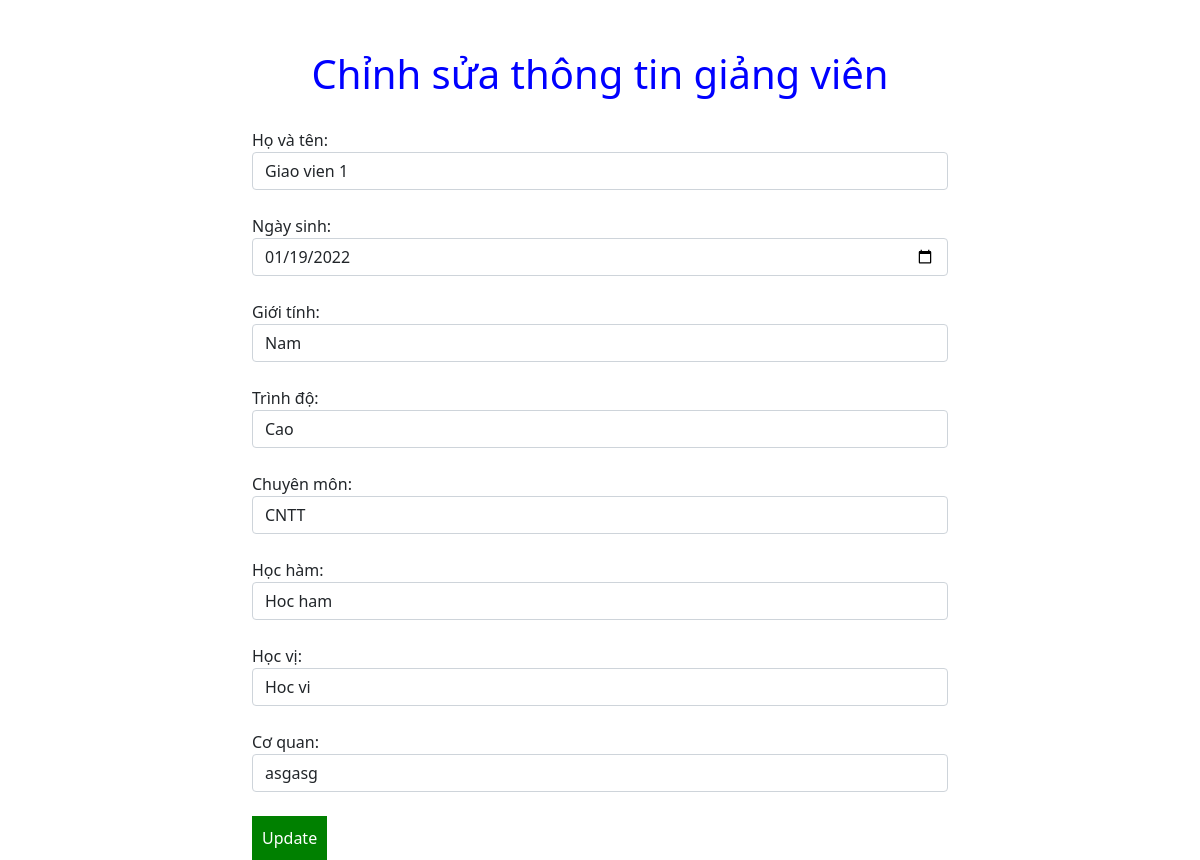
Screenshot of /index.php?controller=giangvien&action=edit&magv=1 with the database file from the repository.
### tables this page shows
CREATE TABLE `giangvien` (
  `magv` int(11) NOT NULL,
  `hovaten` varchar(255) DEFAULT NULL,
  `ngaysinh` date DEFAULT NULL,
  `gioitinh` varchar(255) DEFAULT NULL,
  `trinhdo` varchar(255) DEFAULT NULL,
  `chuyenmon` varchar(255) DEFAULT NULL,
  `hocham` varchar(255) DEFAULT NULL,
  `hocvi` varchar(255) DEFAULT NULL,
  `coquan` varchar(255) DEFAULT NULL
);

### controllers/giangvienController.php (called while the page is built, shortened)
<?php
require_once 'models/giangvien.php';
class giangvienController {
    public function edit() {
        $magv = $_GET['magv'];
        $giangvienModel = new giangvien();
        $giangvien = $giangvienModel->getgiangvienById($magv);
        require_once 'views/giangviens/edit.php';
    }
}

### index.php (called while the page is built, shortened)
<?php
$action = isset($_GET['action']) ? $_GET['action'] :
    'index';
$object = new $classController();
$object->$action();
?>

### models/giangvien.php (called while the page is built, shortened)
<?php
class giangvien {
    public function getgiangvienById($magv = null) {
        $connection = $this->connectDb();
        $querySelect = "SELECT * FROM giangvien WHERE magv=$magv";
        $results = mysqli_query($connection, $querySelect);
        $giangvien = [];
        if (mysqli_num_rows($results) > 0) {
            $giangviens = mysqli_fetch_all($results, MYSQLI_ASSOC);
            $giangvien = $giangviens[0];
        }
        return $giangvien;
    }
    public function connectDb() {
        $connection = mysqli_connect(DB_HOST,
            DB_USERNAME, DB_PASSWORD, DB_NAME);
        return $connection;
    }
}

### views/giangviens/edit.php (the view, shortened to what this page needs)
<?php
    require "header.php";
?>
<div style = "width:60%" class="container">
    <h1 style="display: flex;align-items: center;justify-content: center;margin-bottom:30px;margin-top:50px;color:blue">Chỉnh sửa thông tin giảng viên</h1>
<form action="" method="post">
Họ và tên:
    <input class="form-control" type="text"
           name="hovaten"
           value="<?php
           echo isset($_POST['hovaten']) ? $_POST['hovaten'] : $giangvien['hovaten']?>"
    />
    <br />
    Ngày sinh:
    <input class="form-control" type="date"
           name="ngaysinh"
           value="<?php
           echo isset($_POST['ngaysinh']) ? $_POST['ngaysinh'] : $giangvien['ngaysinh']?>"
    />
    <br />
    Giới tính:
    <input class="form-control" type="text"
           name="gioitinh"
           value="<?php
           echo isset($_POST['gioitinh']) ? $_POST['gioitinh'] : $giangvien['gioitinh']?>"
    />
    <br />
    Trình độ:
    <input class="form-control" type="text"
           name="trinhdo"
           value="<?php
           echo isset($_POST['trinhdo']) ? $_POST['trinhdo'] : $giangvien['trinhdo']?>"
    />
    <br />
    Chuyên môn:
    <input class="form-control" type="text"
           name="chuyenmon"
           value="<?php
           echo isset($_POST['chuyenmon']) ? $_POST['chuyenmon'] : $giangvien['chuyenmon']?>"
    />
    <br />
    Học hàm:
    <input class="form-control" type="text"
           name="hocham"
           value="<?php
           echo isset($_POST['hocham']) ? $_POST['hocham'] : $giangvien['hocham']?>"
    />
    <br />
    Học vị:
    <input class="form-control" type="text"
           name="hocvi"
           value="<?php
           echo isset($_POST['hocvi']) ? $_POST['hocvi'] : $giangvien['hocvi']?>"
    />
    <br />
    Cơ quan:
    <input class="form-control" type="text"
           name="coquan"
           value="<?php
           echo isset($_POST['coquan']) ? $_POST['coquan'] : $giangvien['coquan']?>"
    />
    <br />
    <input style="border:none;   background-color: green;color: white;;padding:10px" type="submit" name="submit" value="Update" />
</form>
</div>

### rows the page displays
giangvien: hovaten "Giao vien 1", ngaysinh "01/19/2022", gioitinh "Nam", trinhdo "Cao", chuyenmon "CNTT", hocham "Hoc ham", hocvi "Hoc vi", coquan "asgasg"
